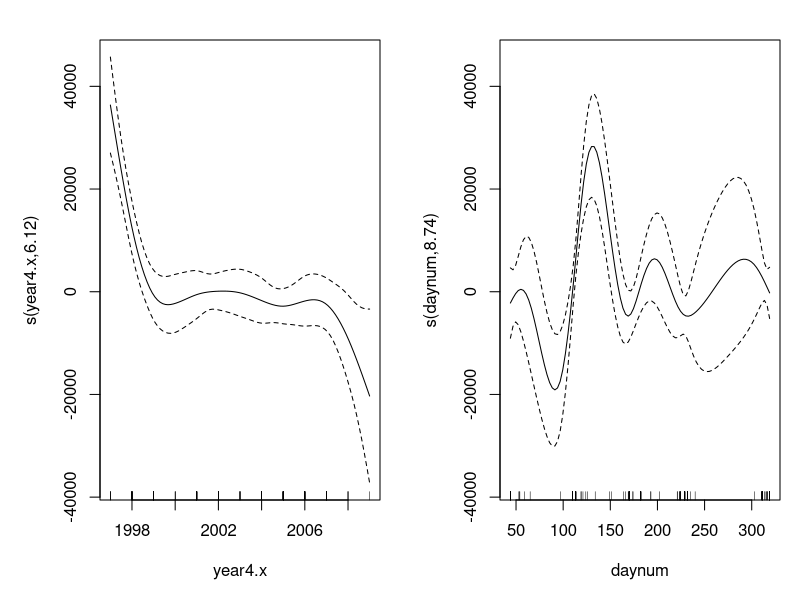
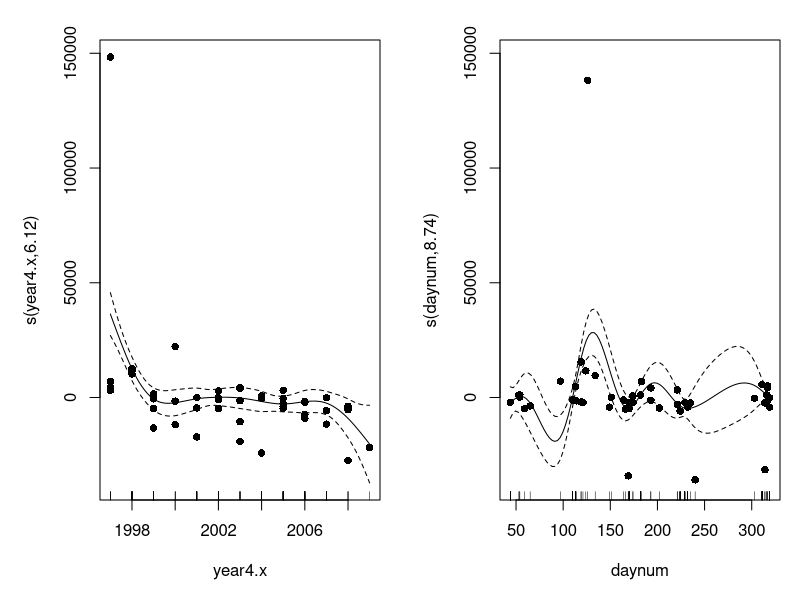

These charts were generated, in order, by the following R code:
library(tidyverse)
library(lubridate)
library(ggplot2)
library(mgcv)

Adinosyears <- read_csv("Adino_lite3_chloro_datayearonly.csv", 
                       col_types = cols(X1 = col_skip(), X1.x = col_skip(), 
                                        daynum = col_skip(), sampledate = col_date(format = "%m/%d/%Y")))
View(Adinosyears)

##Add in daynumber        
Adinosyears$daynum<- yday(Adinosyears$sampledate)
Adinosyears

Adinosexperience <- gam(CellBioVol ~ s(year4.x, bs = "gp")+ s(daynum), data=Adinosyears)
Ad<-plot(Adinosexperience, page=1)
Ad<-plot(Adinosexperience,pages=1,residuals=TRUE,all.terms=TRUE, pch=16)
Ad
summary(Adinosexperience)
